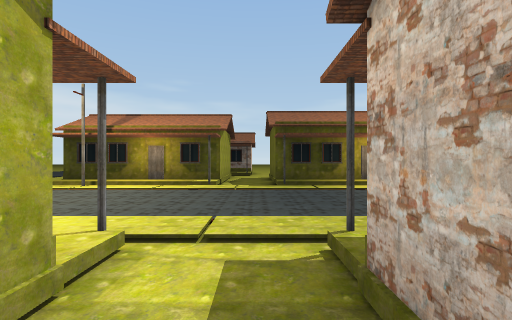
[1] (above)

24 first-person views from a walk through a 3-D level made in the Unity game engine. The camera is 1.5 m above the floor, looks level and sees 80° across. The floor is counted in squares, 2 m on a side. Each view is taken from the middle of a square. On the plan, view 1 faces up. The plan holds only what a view shows up to about 10 squares ahead; the rest is blank. The place goes on beyond the plan. The player is left out. Some animated figures are left out. Door leaves are left out, so doorways stand open.

[2]
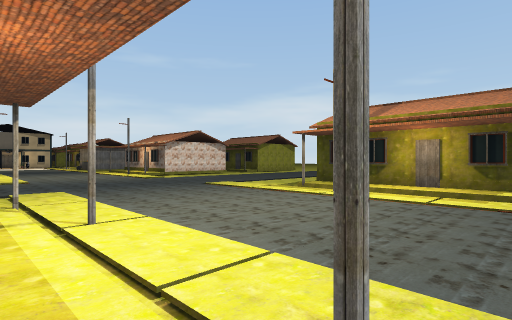

[3]
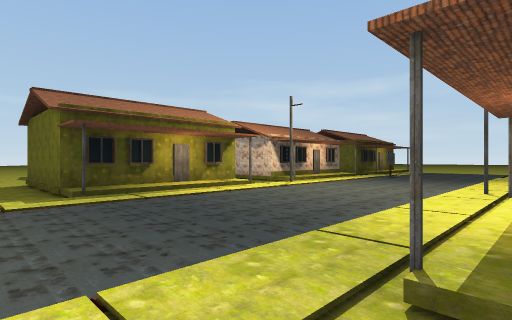

[4]
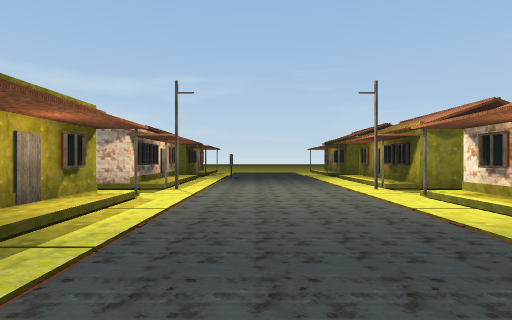

[5]
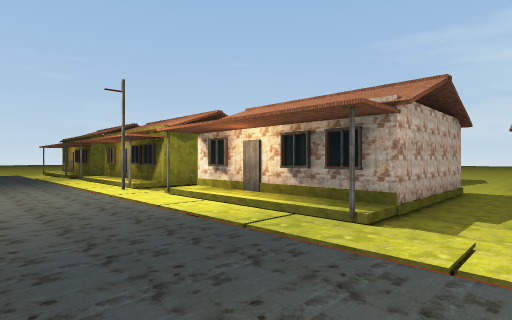

[6]
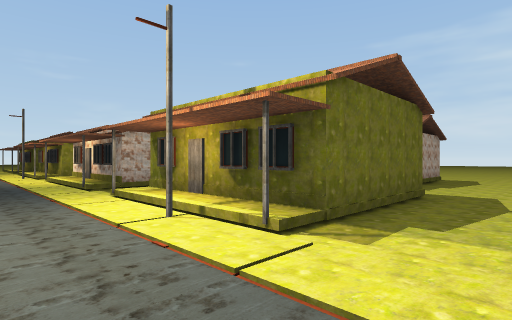

[7]
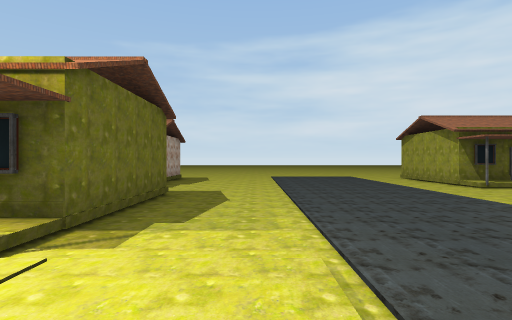

[8]
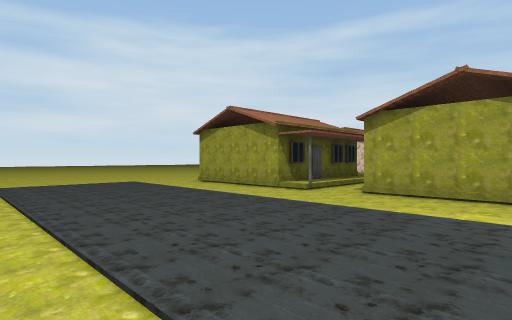

[9]
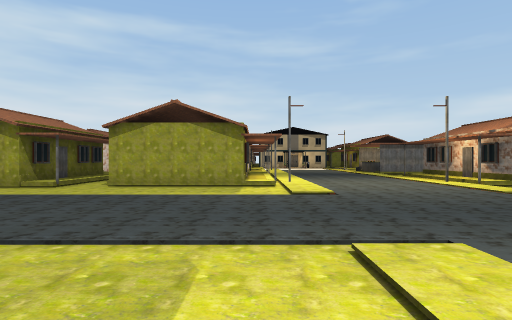

[10]
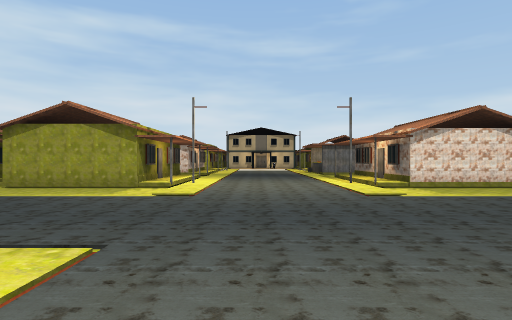

[11]
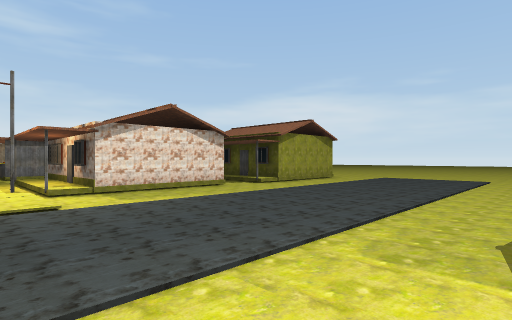

[12]
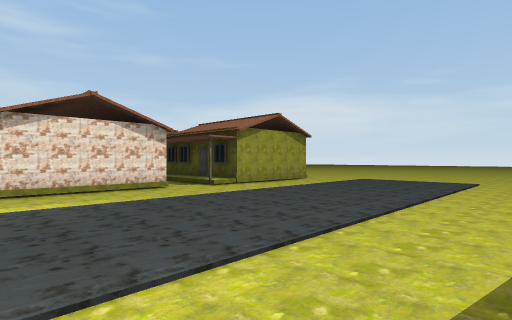

[13]
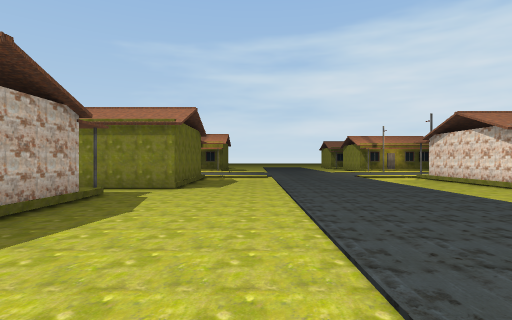

[14]
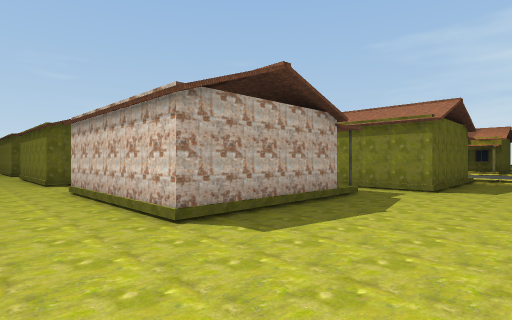

[15]
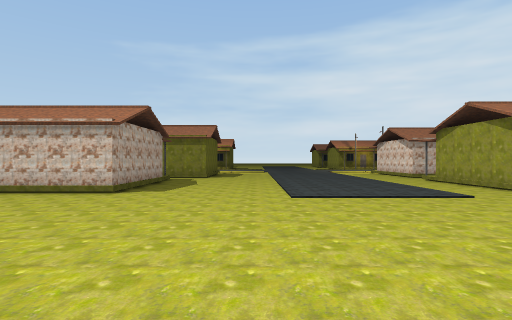

[16]
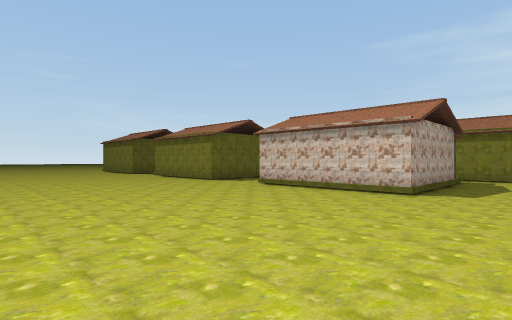

[17]
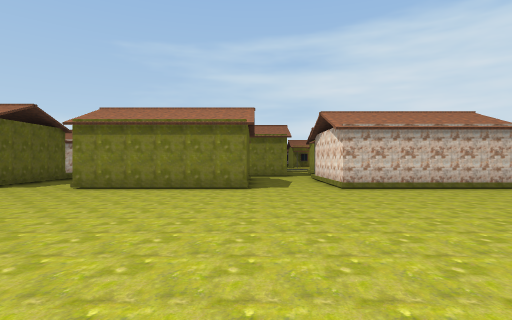

[18]
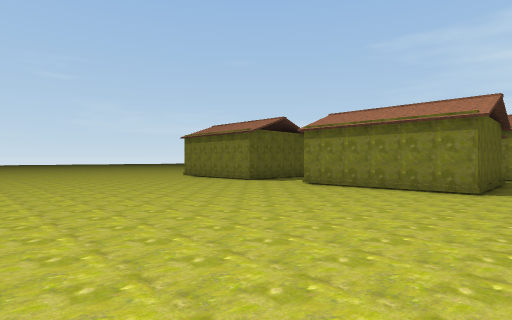

[19]
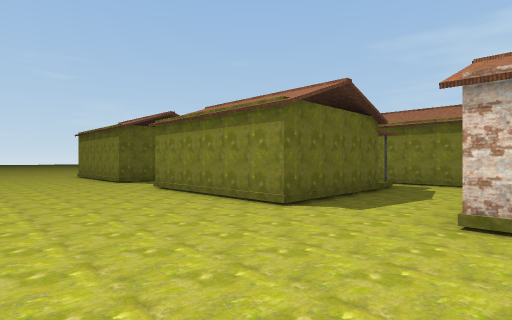

[20]
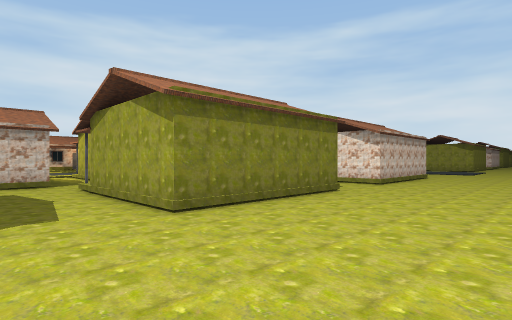

[21]
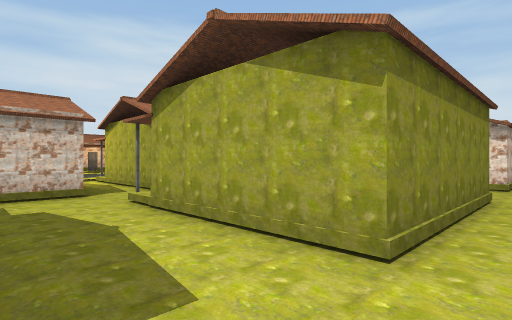

[22]
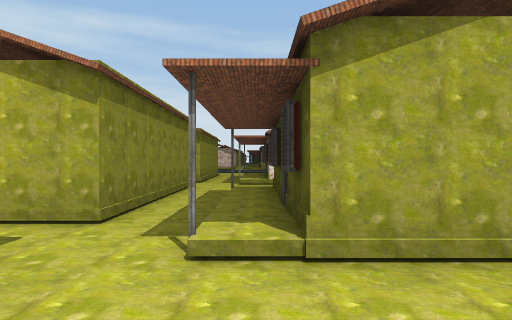

[23]
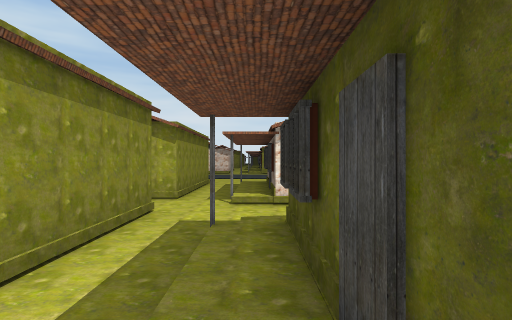

[24]
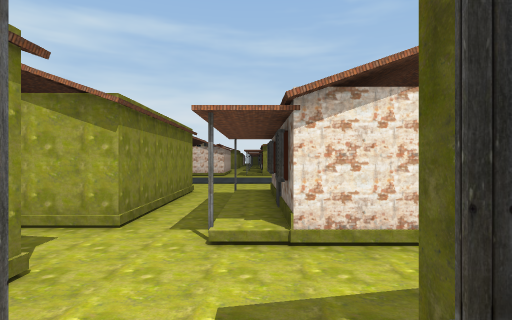

### Floor plan
Key: @ floor where view 1 was taken; # wall or solid block; . main floor; : floor 0.25 m higher than the main floor; / step, stairs or slope; O other object.
Columns run from 16 left of view 1 to 9 right of it. Each row starts with its distance up from view 1.
 27                  ......
 26         .. ....  .........
 25        ...................
 24       ....................
 23      .....................
 22     ......................
 21     ......................
 20    .......................
 19   ..........####...####...
 18  #..........#  #...#  #...
 17  #..........#  #...#  #...
 16  #..........####...####...
 15  :/......../::::/./::::/..
 14  .#......../....#./..../.
 13  #........######.#####.##
 12  #........#    #.#   #.
 11  #........#    #.#   #.
 10 ##........######.#####.###
  9 ::......../::::/.:::::./::
  8 /O//....///O///#/#////OO//
  7 ..........................
  6 ..........................
  5 ..........................
  4 ..........................
  3 /O//....///O///#/#////OO//
  2 ::......../::::/.:::::./::
  1 ##........######.##### ###
  0  #........#     @#     #
 -1  #........#     .#
 -2  #........#     .#
 -3 ...........     ..
 -4 ::#........      .
 -5 ##..........    ..
 -6  #...... ...    ..
 -7  #...... ..
 -8    .....
 -9     ....
-10      ...
-11       ..

Where each view was taken, in squares from view 1:
view 1: 0 up, 0 right, facing up
view 2: 2 up, 1 left, facing up-left
view 3: 2 up, 1 left, facing up-right
view 4: 6 up, 1 left, facing right
view 5: 6 up, 1 left, facing down-right
view 6: 5 up, 8 left, facing down-right
view 7: 5 up, 8 left, facing down
view 8: 1 up, 8 left, facing down-left
view 9: 2 up, 6 left, facing left
view 10: 5 up, 6 left, facing left
view 11: 7 up, 7 left, facing up-left
view 12: 9 up, 7 left, facing up-left
view 13: 21 up, 8 left, facing down
view 14: 21 up, 8 left, facing down-right
view 15: 26 up, 8 left, facing down
view 16: 26 up, 7 left, facing down-right
view 17: 27 up, 2 right, facing down
view 18: 27 up, 1 right, facing down-right
view 19: 23 up, 1 left, facing down-right
view 20: 23 up, 9 right, facing down-left
view 21: 20 up, 9 right, facing down-left
view 22: 15 up, 9 right, facing left
view 23: 15 up, 6 right, facing left
view 24: 15 up, 3 right, facing left
